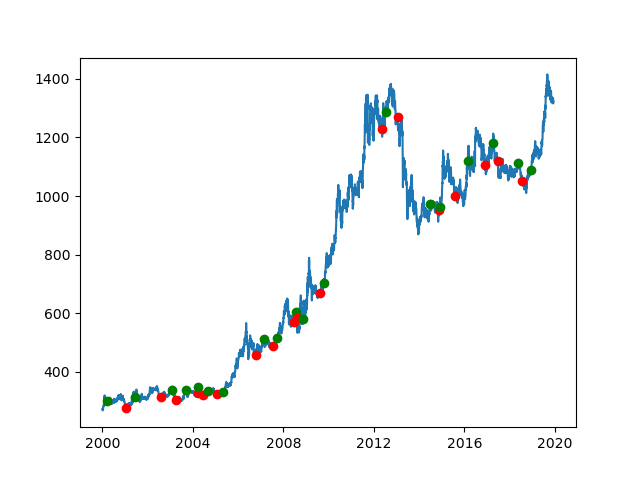

Python code for this plot:
#
#   file: goldjunge.py
#
#   coder: moenk
#
#   purpose: simple backtest with expert advisor for strategies like golden cross and death cross
#
#   using: stockstats for trading KPI
#

import pandas as pd
from pandas.plotting import register_matplotlib_converters
from stockstats import StockDataFrame
import matplotlib.pyplot as plt
register_matplotlib_converters()


# Expert Advisor: 1 = kaufen, 0 = halten, -1 = verkaufen
def expert_advisor(day):
    result=0
    if stocks['close_50_sma'][day] > stocks['close_200_sma'][day]:
        result = 1
    if stocks['close_50_sma'][day] < stocks['close_200_sma'][day]:
        result = -1
    return result

# Lade CSV von: https://www.ariva.de/goldpreis-gold-kurs/historische_kurse
df=pd.read_csv("wkn_965515_historic.csv",delimiter=";",thousands=".",decimal=",")
df.columns = ['date', 'open', 'high', 'low', 'close', 'volume', 'amount']

# Datum korrigieren als Index
df['date'] = pd.to_datetime(df['date'])
df=df.sort_values('date', ascending=True)
df.set_index('date', inplace=True)

# Umwandeln in StockDataFrame
stocks = StockDataFrame.retype(df)

# Plot Chart
plt.plot(stocks['close'])

# Backtest
investiert=False
saldo=0
for day in range(len(df)):
    # verkaufen?
    if investiert and (expert_advisor(day)<0):
        kurs = df['close'][day]
        print ("Verkauf:",kurs)
        plt.plot((df.index[day]),kurs,'ro')
        saldo = saldo + kurs
        investiert=False
    # kaufen?
    if not(investiert) and (expert_advisor(day)>0):
        kurs = df['close'][day]
        print ("Kauf:",kurs)
        plt.plot((df.index[day]),kurs,'go')
        saldo = saldo - kurs
        investiert=True
if investiert:
    kurs = df['close'][day]
    saldo = saldo + kurs
    print("Verkauf:", kurs)

# Ergebnis
print ("Saldo:",saldo)
plt.savefig("goldjunge.png")
plt.show()
